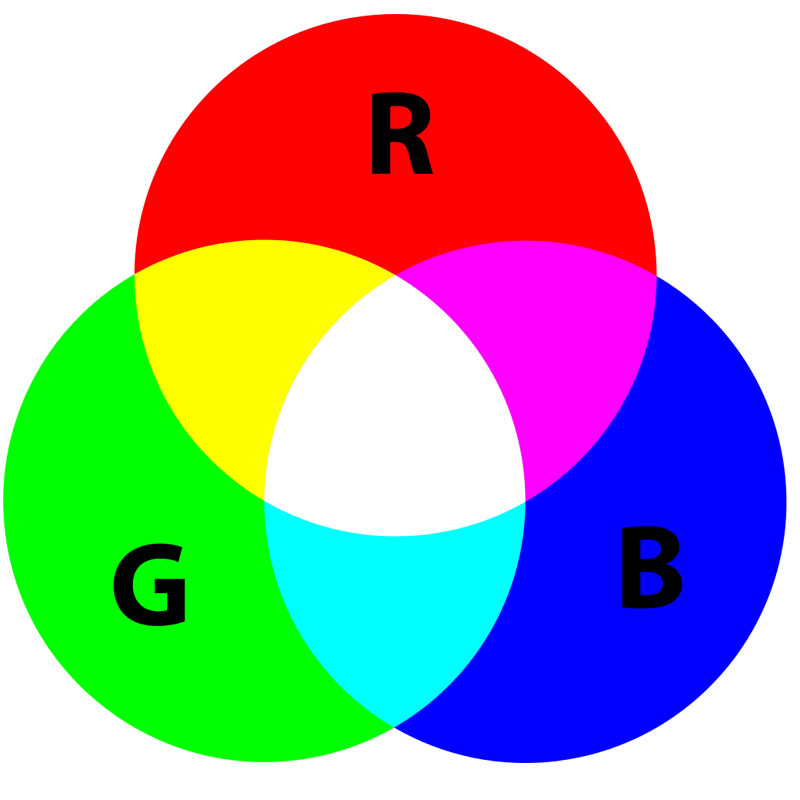
#> input picture RGB_p.jpg, 800 x 800 px
$ python dimensionar_imagen.py
#> lines starting #> are read from the running program, lines starting #| are printed output that depends on the picture
# Importamos librerias
import cv2

# Leemos la imagen
imagen =cv2.imread('RGB_p.jpg')
#> imagen is the input picture: shape (800, 800, 3); mean B, G, R 163.7, 163.9, 163.8

# Redimensionar de manera general
#cv2.resize(src, dsize[, dst[, fx[, fy[, interpolation]]]])
#INTER_NEAREST, INTER_LINEAR, INTER_AREA, INTER_CUBIC,INTER_LANCZOS4
img_1 = cv2.resize(imagen, None, fx = 1.5, fy = 1.5)
img_2 = cv2.resize(imagen, None, fx = 1.5, fy = 1.5, interpolation = cv2.INTER_AREA)
img_3 = cv2.resize(imagen, None, fx = 0.5, fy = 0.5, interpolation = cv2.INTER_CUBIC)

# Redimensionar de manera especifica por dimensiones
ancho = 400
alto = 500
tam = (ancho, alto)
img_4 = cv2.resize(imagen, tam, interpolation = cv2.INTER_CUBIC)
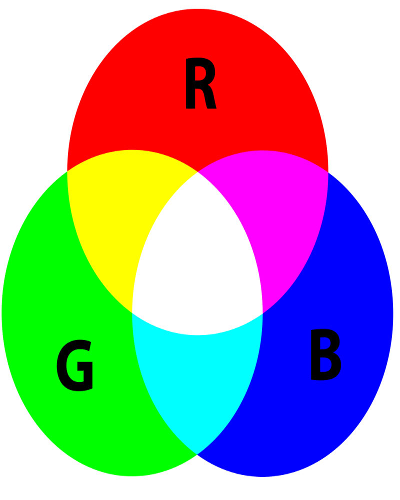
#> img_4: shape (500, 400, 3); mean B, G, R 163.7, 163.9, 163.7


# Mostramos el recorte
cv2.imshow('IMAGEN ORIGINAL', imagen)
cv2.imshow('REDIMENSION 1', img_1)
cv2.imshow('REDIMENSION 2', img_2)
cv2.imshow('REDIMENSION 3', img_3)
cv2.imshow('REDIMENSION 4', img_4)

cv2.waitKey(0)

$ run again, with robot.jpg copied over RGB_p.jpg
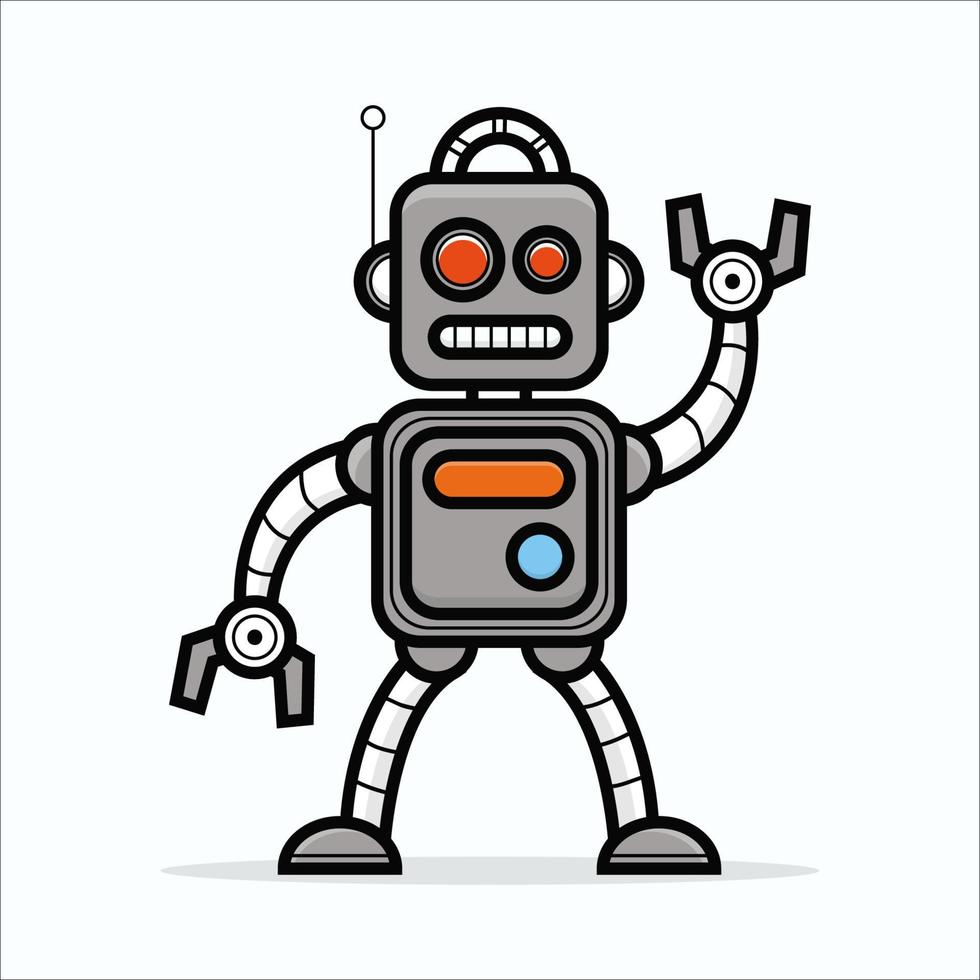
#> input picture robot.jpg, 980 x 980 px
#> imagen is the input picture: shape (980, 980, 3); mean B, G, R 220.1, 219.8, 217.6
#> `img_3 = cv2.resize(imagen, None, fx = 0.5, fy = 0.5, interpolation = c..`:
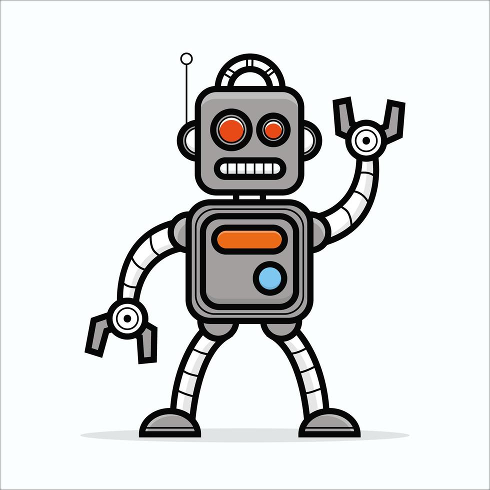
#> img_3: shape (490, 490, 3); mean B, G, R 220.1, 219.8, 217.7
#> `img_4 = cv2.resize(imagen, tam, interpolation = cv2.INTER_CUBIC)`:
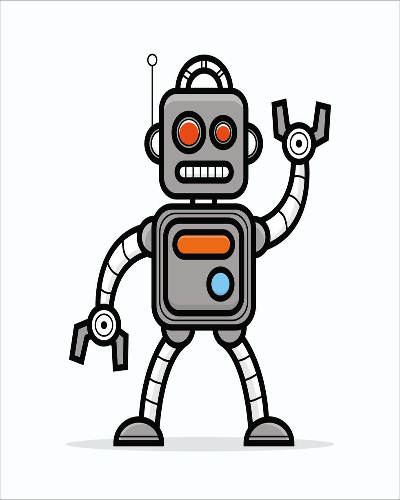
#> img_4: shape (500, 400, 3); mean B, G, R 220.2, 219.9, 217.8
